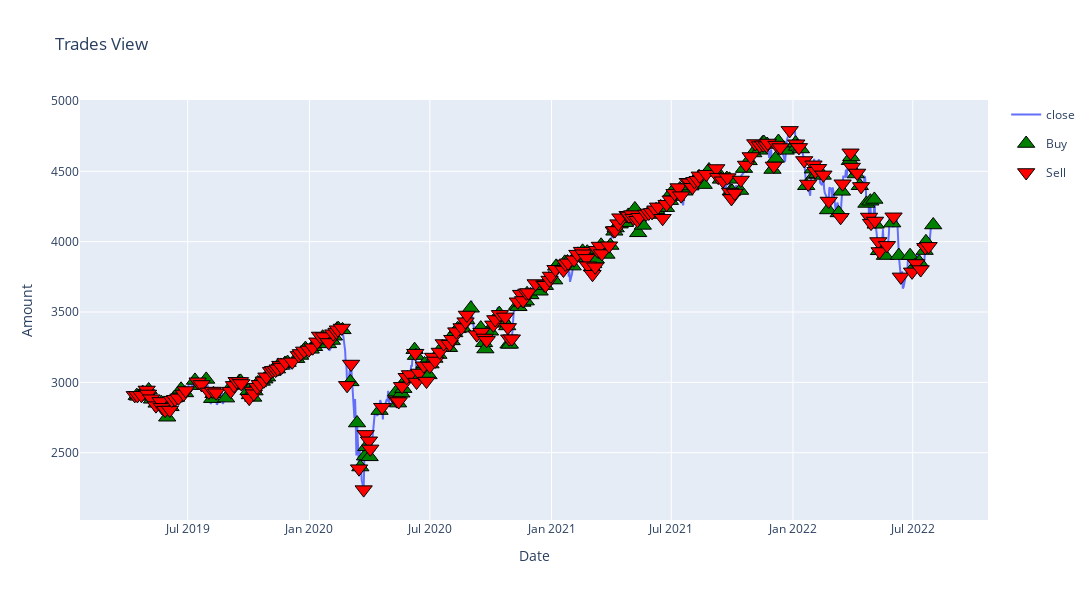

This figure's notebook cell:
### Code cell
xgb_ptf = calculate_portfolio(df)
plot_trades(df.drop(columns=['pred', 'test']))

### Figure 1 — Plotly figure (JSON) as saved in the notebook; plotly's stock layout.template omitted (floating-point values rounded to 4 significant figures; data arrays with more than 128 entries replaced by an {"elided": "..."} marker saying what was removed)
{"data": [{"hovertemplate": "variable=close<br>date=%{x}<br>value=%{y}<extra></extra>", "legendgroup": "close", "line": {"color": "#636efa", "dash": "solid"}, "marker": {"symbol": "circle"}, "mode": "lines", "name": "close", "orientation": "v", "showlegend": true, "type": "scatter", "x": {"elided": "837 str values"}, "xaxis": "x", "y": {"elided": "837 float values"}, "yaxis": "y"}, {"hovertemplate": "variable=Buy<br>date=%{x}<br>value=%{y}<extra></extra>", "legendgroup": "Buy", "marker": {"color": "green", "line": {"color": "black", "width": 1}, "size": 15, "symbol": "triangle-up"}, "mode": "markers", "name": "Buy", "orientation": "v", "showlegend": true, "type": "scatter", "x": {"elided": "195 str values"}, "xaxis": "x", "y": {"elided": "195 float values"}, "yaxis": "y"}, {"hovertemplate": "variable=Sell<br>date=%{x}<br>value=%{y}<extra></extra>", "legendgroup": "Sell", "marker": {"color": "red", "line": {"color": "black", "width": 1}, "size": 15, "symbol": "triangle-down"}, "mode": "markers", "name": "Sell", "orientation": "v", "showlegend": true, "type": "scatter", "x": {"elided": "195 str values"}, "xaxis": "x", "y": {"elided": "195 float values"}, "yaxis": "y"}], "layout": {"height": 600, "title": {"text": "Trades View"}, "width": 1200, "xaxis": {"title": {"text": "Date"}}, "yaxis": {"title": {"text": "Amount"}}}}
